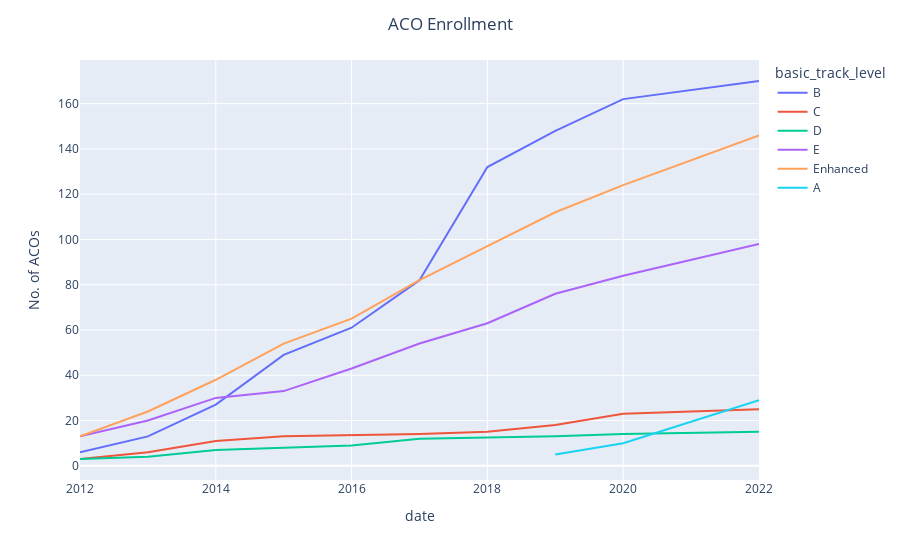

The notebook cell saved with this chart:
### Code cell
fig = px.line(df, x="initial_start_date", y="cumsum", color='basic_track_level')

fig.update_layout(
    title='ACO Enrollment', title_x=0.5,
    xaxis_title='date',
    yaxis_title='No. of ACOs')
fig.show()

### Figure 1 — Plotly figure (JSON) as saved in the notebook; plotly's stock layout.template omitted (floating-point values rounded to 4 significant figures)
{"data": [{"hovertemplate": "basic_track_level=B<br>initial_start_date=%{x}<br>cumsum=%{y}<extra></extra>", "legendgroup": "B", "line": {"color": "#636efa", "dash": "solid"}, "marker": {"symbol": "circle"}, "mode": "lines", "name": "B", "orientation": "v", "showlegend": true, "type": "scatter", "x": [2012, 2013, 2014, 2015, 2016, 2017, 2018, 2019, 2020, 2022], "xaxis": "x", "y": [6, 13, 27, 49, 61, 82, 132, 148, 162, 170], "yaxis": "y"}, {"hovertemplate": "basic_track_level=C<br>initial_start_date=%{x}<br>cumsum=%{y}<extra></extra>", "legendgroup": "C", "line": {"color": "#EF553B", "dash": "solid"}, "marker": {"symbol": "circle"}, "mode": "lines", "name": "C", "orientation": "v", "showlegend": true, "type": "scatter", "x": [2012, 2013, 2014, 2015, 2017, 2018, 2019, 2020, 2022], "xaxis": "x", "y": [3, 6, 11, 13, 14, 15, 18, 23, 25], "yaxis": "y"}, {"hovertemplate": "basic_track_level=D<br>initial_start_date=%{x}<br>cumsum=%{y}<extra></extra>", "legendgroup": "D", "line": {"color": "#00cc96", "dash": "solid"}, "marker": {"symbol": "circle"}, "mode": "lines", "name": "D", "orientation": "v", "showlegend": true, "type": "scatter", "x": [2012, 2013, 2014, 2016, 2017, 2019, 2020, 2022], "xaxis": "x", "y": [3, 4, 7, 9, 12, 13, 14, 15], "yaxis": "y"}, {"hovertemplate": "basic_track_level=E<br>initial_start_date=%{x}<br>cumsum=%{y}<extra></extra>", "legendgroup": "E", "line": {"color": "#ab63fa", "dash": "solid"}, "marker": {"symbol": "circle"}, "mode": "lines", "name": "E", "orientation": "v", "showlegend": true, "type": "scatter", "x": [2012, 2013, 2014, 2015, 2016, 2017, 2018, 2019, 2020, 2022], "xaxis": "x", "y": [13, 20, 30, 33, 43, 54, 63, 76, 84, 98], "yaxis": "y"}, {"hovertemplate": "basic_track_level=Enhanced<br>initial_start_date=%{x}<br>cumsum=%{y}<extra></extra>", "legendgroup": "Enhanced", "line": {"color": "#FFA15A", "dash": "solid"}, "marker": {"symbol": "circle"}, "mode": "lines", "name": "Enhanced", "orientation": "v", "showlegend": true, "type": "scatter", "x": [2012, 2013, 2014, 2015, 2016, 2017, 2018, 2019, 2020, 2022], "xaxis": "x", "y": [13, 24, 38, 54, 65, 82, 97, 112, 124, 146], "yaxis": "y"}, {"hovertemplate": "basic_track_level=A<br>initial_start_date=%{x}<br>cumsum=%{y}<extra></extra>", "legendgroup": "A", "line": {"color": "#19d3f3", "dash": "solid"}, "marker": {"symbol": "circle"}, "mode": "lines", "name": "A", "orientation": "v", "showlegend": true, "type": "scatter", "x": [2019, 2020, 2022], "xaxis": "x", "y": [5, 10, 29], "yaxis": "y"}], "layout": {"legend": {"title": {"text": "basic_track_level"}, "tracegroupgap": 0}, "margin": {"t": 60}, "title": {"text": "ACO Enrollment", "x": 0.5}, "xaxis": {"anchor": "y", "domain": [0, 1], "title": {"text": "date"}}, "yaxis": {"anchor": "x", "domain": [0, 1], "title": {"text": "No. of ACOs"}}}}
